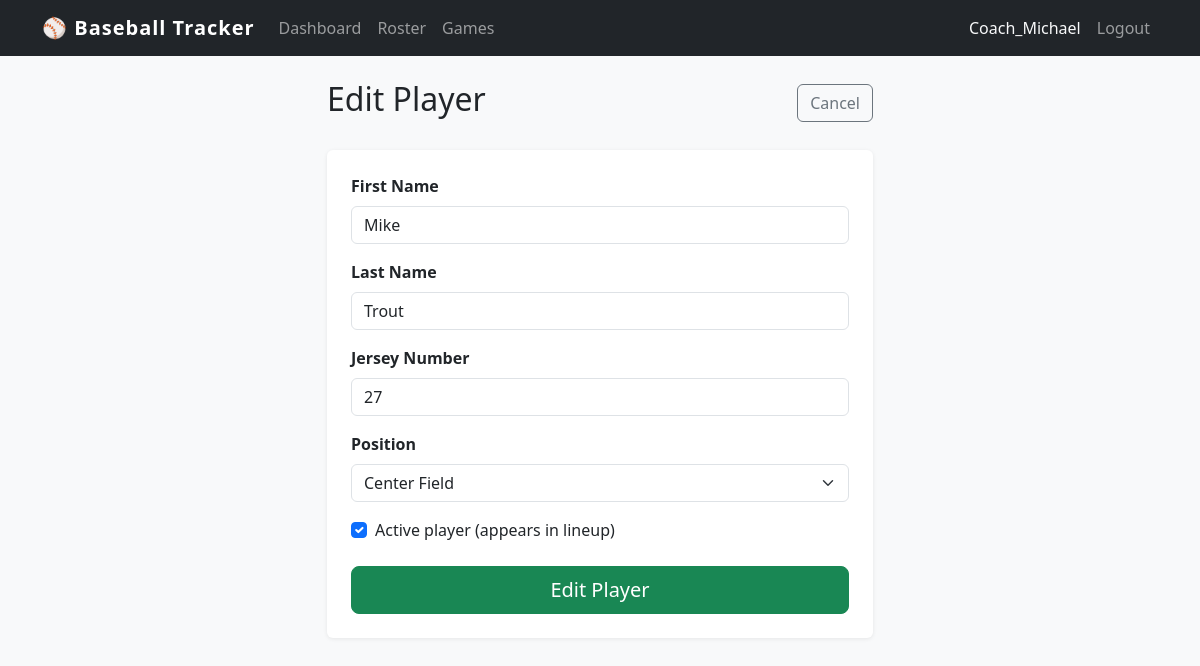
/roster/3/edit/ (signed in), run on the app's committed database.
### core/models.py (models this page shows, shortened)
class Player(models.Model):
    POSITIONS = [
        ('P', 'Pitcher'), ('C', 'Catcher'), ('1B', 'First Base'),
        ('2B', 'Second Base'), ('3B', 'Third Base'), ('SS', 'Shortstop'),
        ('LF', 'Left Field'), ('CF', 'Center Field'), ('RF', 'Right Field'),
        ('DH', 'Designated Hitter'),
    ]
    first_name = models.CharField(max_length=50)
    last_name = models.CharField(max_length=50)
    jersey_number = models.IntegerField(unique=True)
    position = models.CharField(max_length=3, choices=POSITIONS)
    is_active = models.BooleanField(default=True)
    created_by = models.ForeignKey(User, on_delete=models.CASCADE)
    class Meta:
        ordering = ['jersey_number']

### core/views.py (the view)
# urls.py: path('roster/<int:pk>/edit/', views.edit_player, name='edit_player'),
@login_required
def edit_player(request, pk):
    player = get_object_or_404(Player, pk=pk, created_by=request.user)
    form = PlayerForm(request.POST or None, instance=player)
    if form.is_valid():
        form.save()
        return redirect('roster')
    return render(request, 'core/player_form.html', {'form': form, 'title': 'Edit Player'})

### core/forms.py
class PlayerForm(forms.ModelForm):
    class Meta:
        model = Player
        fields = ['first_name', 'last_name', 'jersey_number', 'position', 'is_active']

### core/templates/core/player_form.html (shortened to what this page needs)
{% extends 'core/base.html' %}
{% block content %}
<div class="row justify-content-center">
  <div class="col-md-6">
    <div class="d-flex justify-content-between align-items-center mb-4">
      <h2>{{ title }}</h2>
      <a href="{% url 'roster' %}" class="btn btn-outline-secondary">Cancel</a>
    </div>
    <div class="card p-4">
      <form method="post">
        <div class="mb-3">
          <label class="form-label fw-semibold">First Name</label>
          <input type="text" name="first_name" class="form-control" value="{{ form.first_name.value|default:'' }}" required>
        </div>
        <div class="mb-3">
          <label class="form-label fw-semibold">Last Name</label>
          <input type="text" name="last_name" class="form-control" value="{{ form.last_name.value|default:'' }}" required>
        </div>
        <div class="mb-3">
          <label class="form-label fw-semibold">Jersey Number</label>
          <input type="number" name="jersey_number" class="form-control" value="{{ form.jersey_number.value|default:'' }}" min="0" max="99" required>
        </div>
        <div class="mb-3">
          <label class="form-label fw-semibold">Position</label>
          <select name="position" class="form-select">
            <option value="CF" {% if form.position.value == 'CF' %}selected{% endif %}>Center Field</option>
          </select>
        </div>
        <div class="mb-4">
          <div class="form-check">
            <input class="form-check-input" type="checkbox" name="is_active" id="is_active" {% if form.is_active.value %}checked{% endif %}>
            <label class="form-check-label" for="is_active">Active player (appears in lineup)</label>
          </div>
        </div>
        <div class="d-grid">
          <button type="submit" class="btn btn-success btn-lg">{{ title }}</button>
        </div>
      </form>
    </div>
  </div>
</div>
{% endblock %}

### core/templates/core/base.html (shortened to what this page needs)
<!DOCTYPE html>
<html lang="en">
<head>
  <link href="https://cdn.jsdelivr.net/npm/bootstrap@5.3.0/dist/css/bootstrap.min.css" rel="stylesheet">
</head>
<body>
<nav class="navbar navbar-expand-lg navbar-dark bg-dark mb-4">
  <div class="container">
    <a class="navbar-brand" href="{% url 'dashboard' %}">⚾ Baseball Tracker</a>
    <div class="collapse navbar-collapse" id="nav">
      <ul class="navbar-nav me-auto">
        {% if user.is_authenticated %}
        <li class="nav-item"><a class="nav-link" href="{% url 'dashboard' %}">Dashboard</a></li>
        <li class="nav-item"><a class="nav-link" href="{% url 'roster' %}">Roster</a></li>
        <li class="nav-item"><a class="nav-link" href="{% url 'game_list' %}">Games</a></li>
        {% endif %}
      </ul>
      <ul class="navbar-nav">
        {% if user.is_authenticated %}
        <li class="nav-item"><span class="nav-link text-light">{{ user.username }}</span></li>
        <li class="nav-item"><a class="nav-link" href="{% url 'logout' %}">Logout</a></li>
        {% endif %}
      </ul>
    </div>
  </div>
</nav>
<div class="container pb-5">
  {% block content %}{% endblock %}
</div>
</body>
</html>

### core/templates/core/base.html (style rules this page uses)
body { background-color: #f8f9fa; }
.navbar-brand { font-weight: 700; letter-spacing: 1px; }
.card { border: none; box-shadow: 0 1px 4px rgba(0,0,0,.08); }

### data on the page
Player: first_name "Mike", last_name "Trout", position "Center Field"

### other printed values
{{ user.username }} "Coach_Michael"
{{ title }} "Edit Player"
